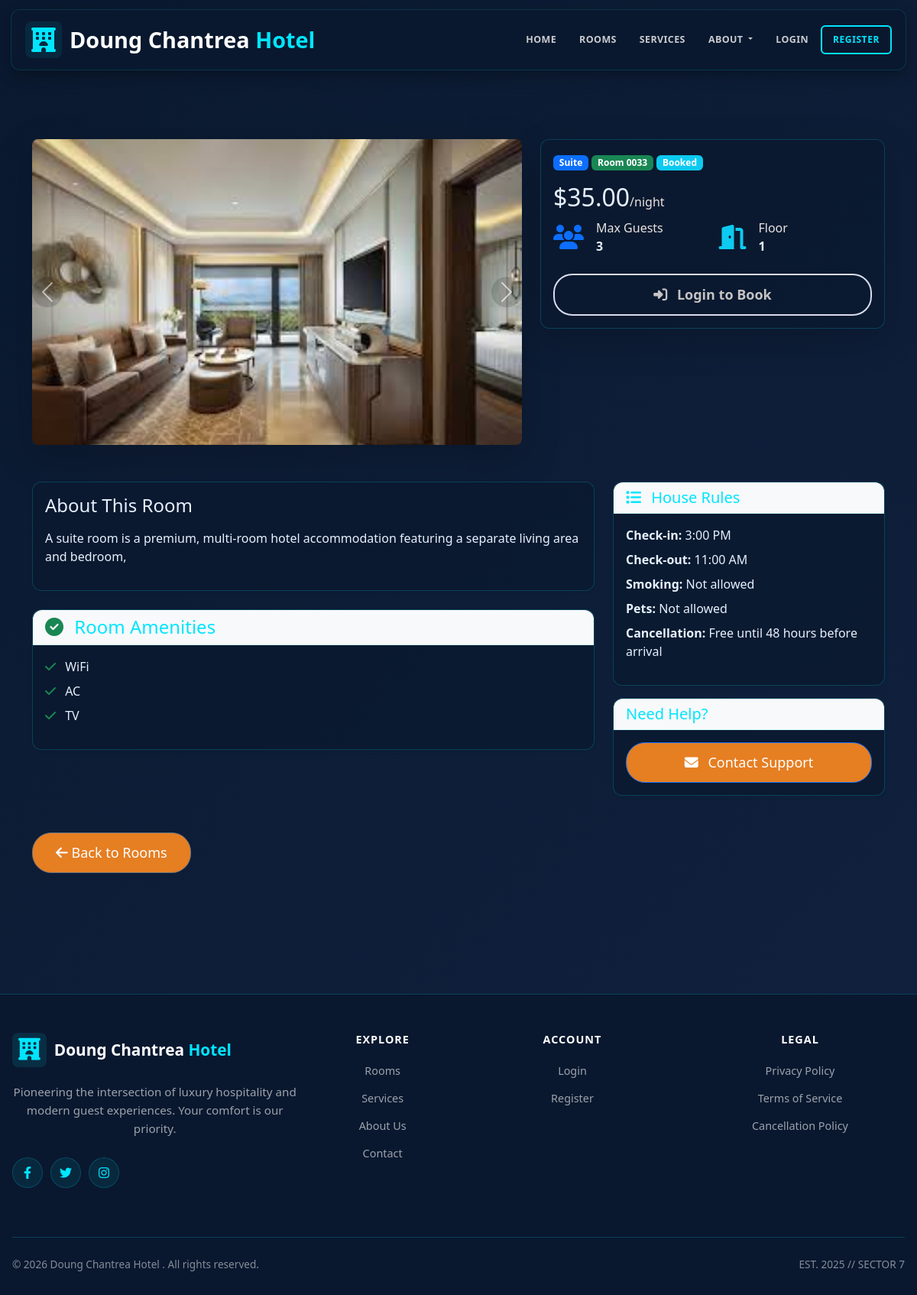
Page /room/4/ on the earlier database version.
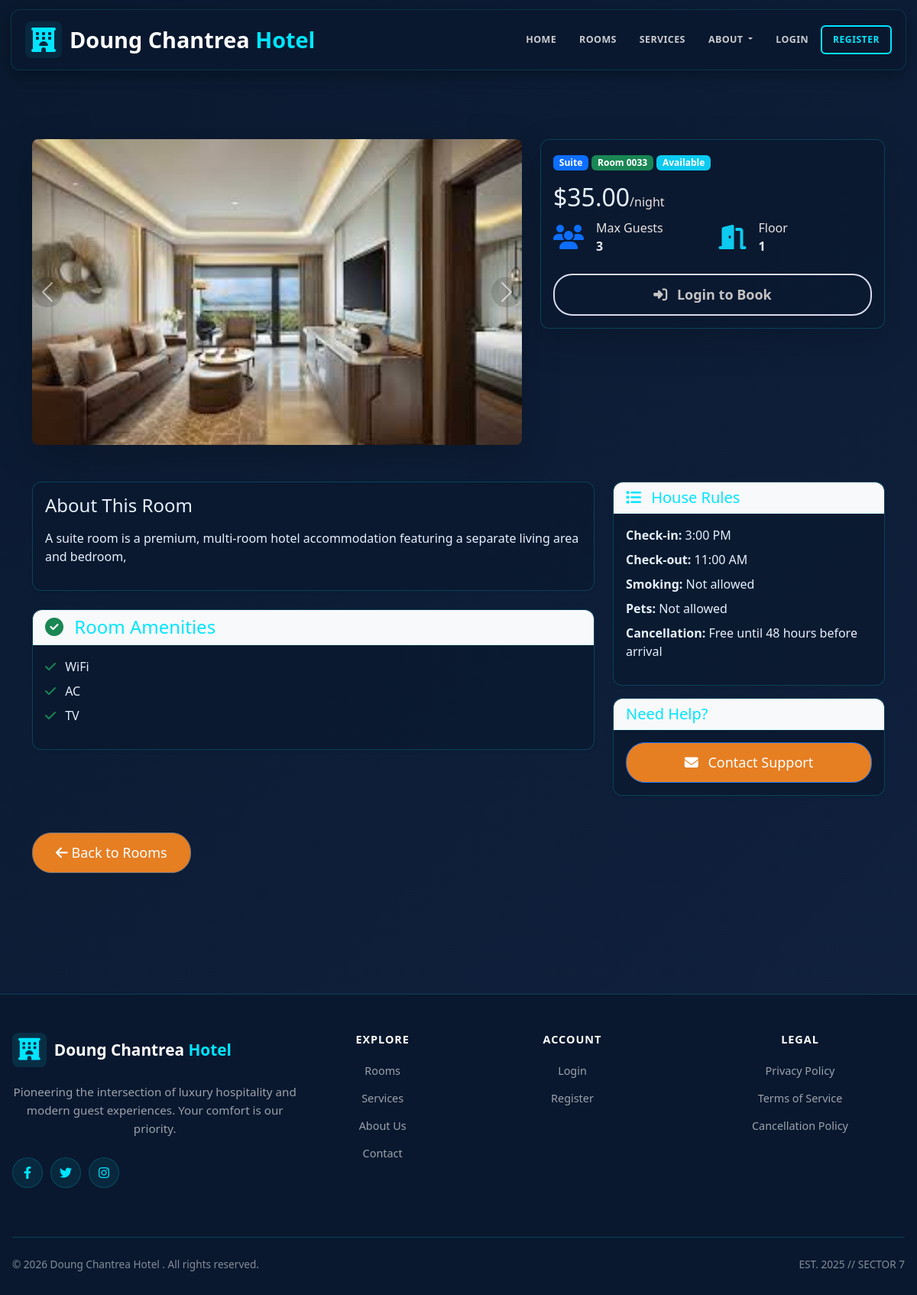
Same page on the later database version.
### hotel/models.py (models this page shows, shortened)
class Room(models.Model):
    id = models.AutoField(primary_key=True)
    STATUS_CHOICES = [
        ('Available', 'Available'),
        ('Booked', 'Booked'),
        ('Maintenance', 'Maintenance'),
    ]
    room_number = models.CharField(max_length=10, unique=True)
    category = models.ForeignKey(RoomCategory, on_delete=models.CASCADE, related_name='rooms')
    assigned_staff = models.ForeignKey('Staff', on_delete=models.SET_NULL, null=True, blank=True, related_name='assigned_rooms')
    status = models.CharField(max_length=15, choices=STATUS_CHOICES, default='Available')
    floor = models.IntegerField(default=1, validators=[MinValueValidator(1), MaxValueValidator(100)])
    max_occupancy = models.IntegerField(default=2, validators=[MinValueValidator(1)])
    price = models.DecimalField(max_digits=10, decimal_places=2, null=True, blank=True, validators=[MinValueValidator(0)], help_text="Room-specific price (leave blank to use category base price)")
    amenities = models.TextField(default="WiFi, AC, TV", help_text="Comma-separated list of amenities")
    description = models.TextField(blank=True, null=True)
    image = models.ImageField(upload_to='rooms/', blank=True, null=True)
    created_at = models.DateTimeField(default=timezone.now)
    class Meta:
        ordering = ['room_number']

class RoomCategory(models.Model):
    id = models.AutoField(primary_key=True)
    category_name = models.CharField(max_length=50, unique=True)
    class Meta:
        verbose_name_plural = "Room Categories"

### hotel/views.py (the view)
# urls.py: path('room/<int:room_id>/', views.room_detail, name='room_detail'),
def room_detail(request, room_id):
    room = get_object_or_404(Room, id=room_id)
    amenities_list = [a.strip() for a in (room.amenities or 'WiFi, AC, TV').split(',')]
    check_in_date = None
    check_out_date = None
    guests_prefill = None
    try:
        ci = request.GET.get('check_in_date')
        co = request.GET.get('check_out_date')
        g = request.GET.get('guests')
        if ci and co:
            check_in_date = datetime.strptime(ci, '%Y-%m-%d').date()
            check_out_date = datetime.strptime(co, '%Y-%m-%d').date()
        if g:
            try:
                guests_prefill = int(g)
            except Exception:
                guests_prefill = None
    except Exception:
        check_in_date = check_out_date = guests_prefill = None
    if check_in_date and check_out_date:
        conflict = room.reservations.filter(
            status__in=['Pending','Confirmed','Checked In'],
            check_in_date__lt=check_out_date,
            check_out_date__gte=check_in_date,
        ).exists()
        is_booked = conflict or (room.status != 'Available')
    else:
        today = timezone.now().date()
        has_conflict = room.reservations.filter(
            status__in=['Pending','Confirmed','Checked In'],
            check_out_date__gte=today
        ).exists()
        is_booked = (room.status != 'Available') or has_conflict
    context = {
        'room': room,
        'amenities_list': amenities_list,
        'is_booked': is_booked,
        'check_in_date': check_in_date,
        'check_out_date': check_out_date,
        'guests_prefill': guests_prefill,
    }
    return render(request, 'hotel/html/room_detail.html', context)

### hotel/templates/hotel/html/room_detail.html (shortened to what the changed rows need)
{% extends 'hotel/html/base.html' %}
{% load static %}
{% block content %}
<div class="container my-5">
    <div class="row mb-4">
        <div class="col-lg-7">
            <div id="roomGallery" class="carousel slide shadow-lg" data-bs-ride="carousel">
                <div class="carousel-inner" style="border-radius: 8px; overflow: hidden; height: 400px;">
                    <div class="carousel-item active">
                        {% if room.image %}
                            <img src="{{ room.image.url }}" class="d-block w-100" style="object-fit: cover; height: 100%;" alt="Room">
                        {% else %}
                            <img src="{% static 'hotel/images/default-room.jpg' %}" class="d-block w-100" style="object-fit: cover; height: 100%;" alt="Room">
                        {% endif %}
                    </div>
                </div>
            </div>
        </div>
        <div class="col-lg-5">
            <div class="card shadow-lg">
                <div class="card-body">
                    <div class="mb-3">
                        <span class="badge bg-primary">{{ room.category.category_name }}</span>
                        <span class="badge bg-success">Room {{ room.room_number }}</span>
                        <span class="badge bg-info">{{ room.status }}</span>
                    </div>
                    <h2 class="mb-2">
                        {% if room.price %}
                            ${{ room.price|floatformat:2 }}<small class="fs-6 " >/night</small>
                        {% else %}
                            <span class="fs-6 ">Price on request</span>
                        {% endif %}
                    </h2>
                    <div class="mb-4">
                        <div class="row g-3">
                            <div class="col-6">
                                <div class="d-flex align-items-center">
                                    <div>
                                        <p class="mb-0"><strong>{{ room.max_occupancy }}</strong></p>
                                    </div>
                                </div>
                            </div>
                            <div class="col-6">
                                <div class="d-flex align-items-center">
                                    <div>
                                        <p class="mb-0"><strong>{{ room.floor }}</strong></p>
                                    </div>
                                </div>
                            </div>
                        </div>
                    </div>
                    {% if user.is_authenticated %}
                        {% if check_in_date and check_out_date %}
                            {% if is_booked %}
                                <div class="alert alert-warning" role="alert">
                                    The selected dates are unavailable for booking. Please choose different dates.
                                </div>
                            {% else %}
                                <form method="post" action="{% url 'add_room_to_cart' room.id %}" style="margin-bottom: 0;">
                                    {% csrf_token %}
                                    <div class="row g-2 mb-3">
                                        <div class="col-6">
                                            <label class="form-label" style="font-size: 12px; font-weight: 700;">Check-in</label>
                                            <input type="date" name="check_in_date" class="form-control form-control-sm" required value="{{ check_in_date|date:'Y-m-d' }}">
                                        </div>
                                        <div class="col-6">
                                            <label class="form-label" style="font-size: 12px; font-weight: 700;">Check-out</label>
                                            <input type="date" name="check_out_date" class="form-control form-control-sm" required value="{{ check_out_date|date:'Y-m-d' }}">
                                        </div>
                                    </div>
                                    <div class="mb-3">
                                        <label class="form-label" style="font-size: 12px; font-weight: 700;">Guests</label>
                                        <input type="number" name="number_of_guests" class="form-control form-control-sm" value="{{ guests_prefill|default:1 }}" min="1" max="{{ room.max_occupancy }}" required>
                                    </div>
                                    <button type="submit" class="btn btn-outline-success btn-lg w-100" style="font-weight: 700;">
                                        <i class="fas fa-shopping-cart me-2"></i> Add to Cart
                                    </button>
                                </form>
                            {% endif %}
                        {% else %}
                            <form method="post" action="{% url 'add_room_to_cart' room.id %}" style="margin-bottom: 0;">
                                {% csrf_token %}
                                <div class="row g-2 mb-3">
                                    <div class="col-6">
                                        <label class="form-label" style="font-size: 12px; font-weight: 700;">Check-in</label>
                                        <input type="date" name="check_in_date" class="form-control form-control-sm" required>
                                    </div>
                                    <div class="col-6">
                                        <label class="form-label" style="font-size: 12px; font-weight: 700;">Check-out</label>
                                        <input type="date" name="check_out_date" class="form-control form-control-sm" required>
                                    </div>
                                </div>
                                <div class="mb-3">
                                    <label class="form-label" style="font-size: 12px; font-weight: 700;">Guests</label>
                                    <input type="number" name="number_of_guests" class="form-control form-control-sm" value="1" min="1" max="{{ room.max_occupancy }}" required>
                                </div>
                                <button type="submit" class="btn btn-outline-success btn-lg w-100" style="font-weight: 700;">
                                    <i class="fas fa-shopping-cart me-2"></i> Add to Cart
                                </button>
                            </form>
                        {% endif %}
                    {% else %}
                        <a href="{% url 'login' %}" class="btn btn-primary btn-lg w-100">
                            <i class="fas fa-sign-in-alt me-2"></i> Login to Book
                        </a>
                    {% endif %}
                </div>
            </div>
        </div>
    </div>
    <div class="row mt-5">
        <div class="col-lg-8">
            <div class="card shadow-sm mb-4">
                <div class="card-body">
                    <h4 class="mb-3">About This Room</h4>
                    <p>{{ room.description|default:"Beautiful room with all modern amenities to ensure your comfortable stay." }}</p>
                </div>
            </div>
        </div>
    </div>
</div>
{% endblock %}

Differences in the rows shown:
changed Room "Suite": status "Booked" → "Available"
